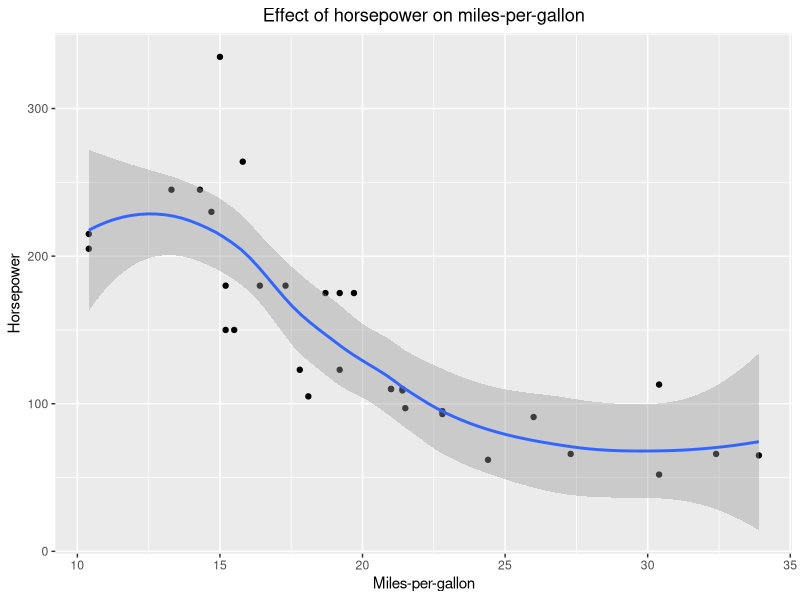
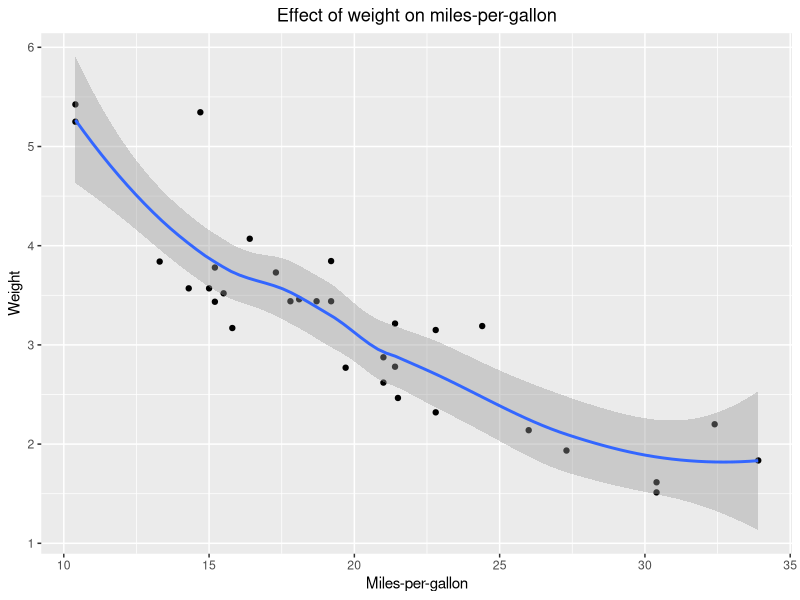
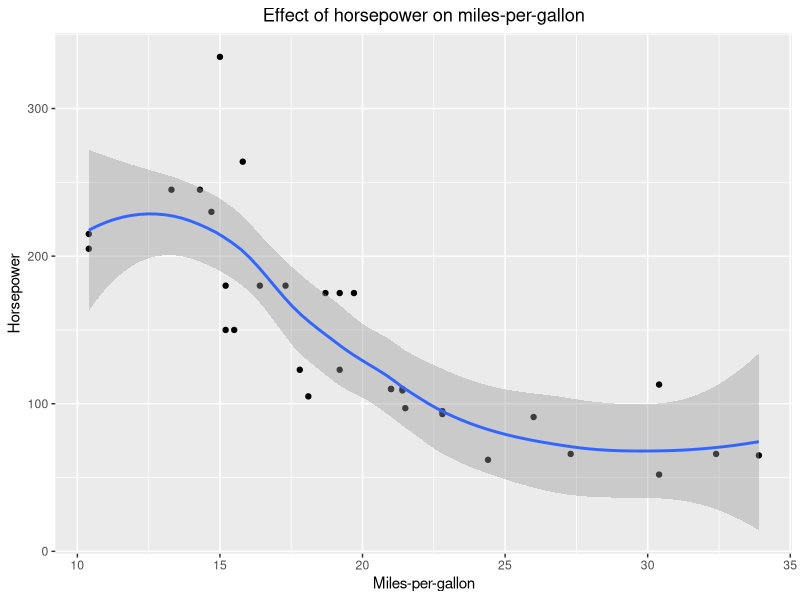
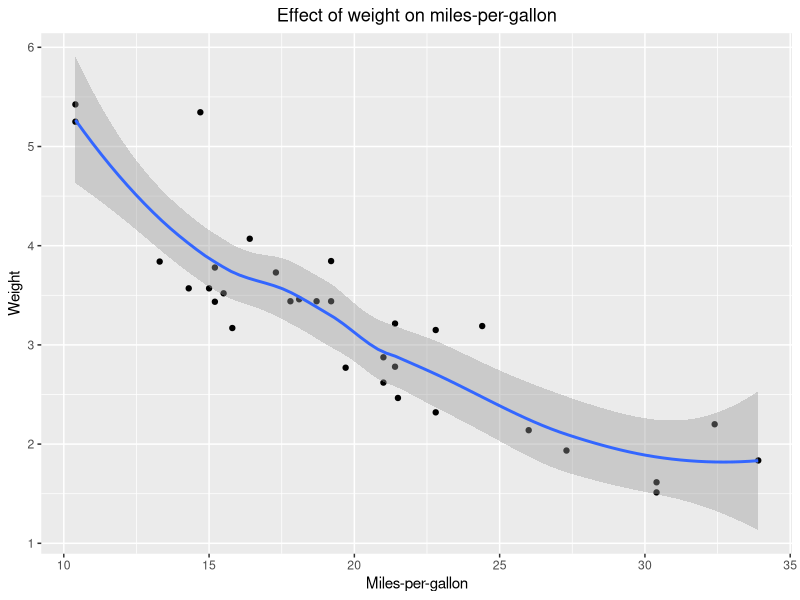

R code for these plots, in order:

# Task 1: loads the mtcars data set
library(datasets)
data("mtcars")
str(mtcars)

# Task 2: subset the mtcars dataframe to include only automatic transmissions
auto = subset(mtcars, am == 0)

# Task 3: saves this new subset as a new file 
#called “automatic_mtcars.csv” in your Assignment_5 directory
write.csv(auto, file = "./automatic_mtcars.csv")

# Task 4: plots the effect of horsepower on miles-per-gallon
# (update plot to have meaningful labels and title)
library(tidyverse)
ggplot(data = mtcars, aes(y = hp, x = mpg)) + xlab("Miles-per-gallon") + ylab("Horsepower") +
  geom_point() + ggtitle("Effect of horsepower on miles-per-gallon") + 
  theme(plot.title = element_text(hjust = 0.5)) + geom_smooth()

#Task 5: saves this plot as a png image called “mpg_vs_hp_auto.png” 
# in your Assignment_5 directory
png('mpg_vs_hp_auto.png')
ggplot(data = mtcars, aes(y = hp, x = mpg)) + xlab("Miles-per-gallon") + ylab("Horsepower") +
  geom_point() + ggtitle("Effect of horsepower on miles-per-gallon") + 
  theme(plot.title = element_text(hjust = 0.5)) + geom_smooth()
dev.off()

# Task 6: plots the effect of weight on miles-per-gallon (with improved labels, again)
ggplot(data = mtcars, aes(y = wt, x = mpg)) + xlab("Miles-per-gallon") + ylab("Weight") +
  geom_point() + ggtitle("Effect of weight on miles-per-gallon") + 
  theme(plot.title = element_text(hjust = 0.5)) + geom_smooth()

#Task 7: saves this second plot as a tiff image called “mpg_vs_wt_auto.tiff” 
#in your Assignment_5 directory
tiff('“mpg_vs_wt_auto.tiff')
ggplot(data = mtcars, aes(y = wt, x = mpg)) + xlab("Miles-per-gallon") + ylab("Weight") +
  geom_point() + ggtitle("Effect of weight on miles-per-gallon") + 
  theme(plot.title = element_text(hjust = 0.5)) + geom_smooth()
dev.off()

#Task 8: subsets the original mtcars dataframe to include only cars with displacements 
#less than or equal to 200 cu.in.
dis200 = subset(mtcars, disp <= 200)

#Task 9: saves that new subset as a csv file called mtcars_max200_displ.csv
write.csv(dis200, file = "./mtcars_max200_displ.csv")

#Task 10: includes code to calculate the maximum horsepower for each of the three dataframes 
#(original, automatic,max200)
max(mtcars$hp)
max(auto$hp)
max(dis200$hp)

# Car specs of greatest horsepower
mtcars[which.max(mtcars$hp),]
mtcars[which.max(auto$hp),]
mtcars[which.max(dis200$hp),]

#Task 11: prints these calculations (from task 10) in a readable format to a 
#new plaintext file called hp_maximums.txt
Line1 = "max(mtcars$hp)"
Line2 = "max(auto$hp)"
Line3 = "max(dis200$hp)"

FileName = "hp_maximums.txt"

fileConn<-file(FileName)
writeLines(c(Line1, Line2, Line3), fileConn)
close(fileConn)